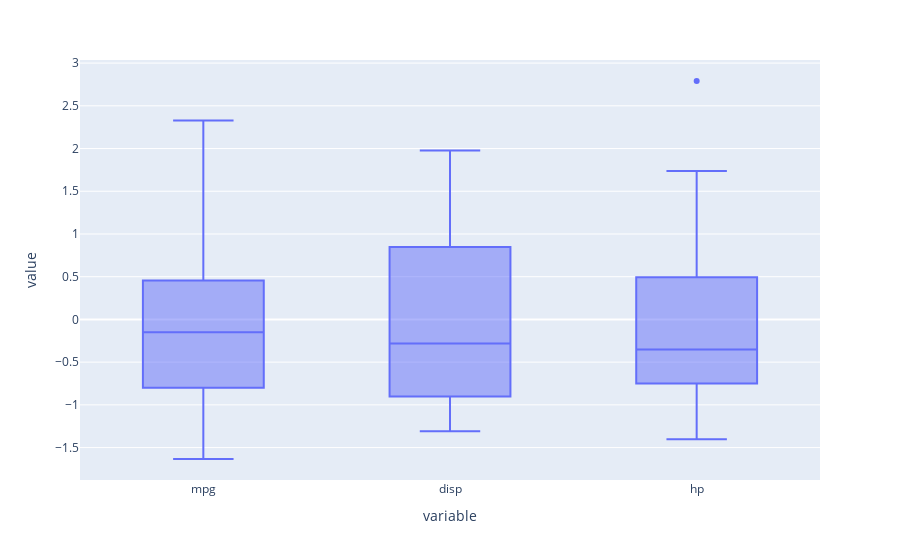

Notebook code cell kept with this figure:
### Markdown cell above
**Now lets do some boxplots**

### Code cell
cars_std_df.plot(kind='box')

### Figure 1 — Plotly figure (JSON) as saved in the notebook; plotly's stock layout.template omitted (floating-point values rounded to 4 significant figures)
{"data": [{"alignmentgroup": "True", "hovertemplate": "variable=%{x}<br>value=%{y}<extra></extra>", "legendgroup": "", "marker": {"color": "#636efa"}, "name": "", "notched": false, "offsetgroup": "", "orientation": "v", "showlegend": false, "type": "box", "x": ["mpg", "mpg", "mpg", "mpg", "mpg", "mpg", "mpg", "mpg", "mpg", "mpg", "mpg", "mpg", "mpg", "mpg", "mpg", "mpg", "mpg", "mpg", "mpg", "mpg", "mpg", "mpg", "mpg", "mpg", "mpg", "mpg", "mpg", "mpg", "mpg", "mpg", "mpg", "mpg", "disp", "disp", "disp", "disp", "disp", "disp", "disp", "disp", "disp", "disp", "disp", "disp", "disp", "disp", "disp", "disp", "disp", "disp", "disp", "disp", "disp", "disp", "disp", "disp", "disp", "disp", "disp", "disp", "disp", "disp", "disp", "disp", "hp", "hp", "hp", "hp", "hp", "hp", "hp", "hp", "hp", "hp", "hp", "hp", "hp", "hp", "hp", "hp", "hp", "hp", "hp", "hp", "hp", "hp", "hp", "hp", "hp", "hp", "hp", "hp", "hp", "hp", "hp", "hp"], "x0": " ", "xaxis": "x", "y": [0.1533, 0.1533, 0.4567, 0.2207, -0.2344, -0.3356, -0.9762, 0.7265, 0.4567, -0.1501, -0.3861, -0.6222, -0.4704, -0.8244, -1.634, -1.634, -0.9087, 2.075, 1.738, 2.328, 0.2376, -0.7739, -0.8244, -1.145, -0.1501, 1.215, 0.9962, 1.738, -0.7233, -0.06585, -0.8582, 0.2207, -0.5798, -0.5798, -1.006, 0.2236, 1.06, -0.04691, 1.06, -0.6888, -0.7371, -0.5174, -0.5174, 0.3695, 0.3695, 0.3695, 1.978, 1.88, 1.716, -1.246, -1.271, -1.309, -0.9068, 0.7155, 0.6007, 0.9778, 1.388, -1.244, -0.9052, -1.112, 0.986, -0.7027, 0.5761, -0.8995, -0.5437, -0.5437, -0.7956, -0.5437, 0.4195, -0.6177, 1.457, -1.255, -0.7659, -0.351, -0.351, 0.4936, 0.4936, 0.4936, 0.8641, 1.012, 1.235, -1.196, -1.403, -1.21, -0.7363, 0.04909, 0.04909, 1.457, 0.4195, -1.196, -0.8252, -0.4992, 1.738, 0.4195, 2.791, -0.5585], "y0": " ", "yaxis": "y"}], "layout": {"boxmode": "group", "legend": {"tracegroupgap": 0}, "margin": {"t": 60}, "xaxis": {"anchor": "y", "domain": [0, 1], "title": {"text": "variable"}}, "yaxis": {"anchor": "x", "domain": [0, 1], "title": {"text": "value"}}}}
